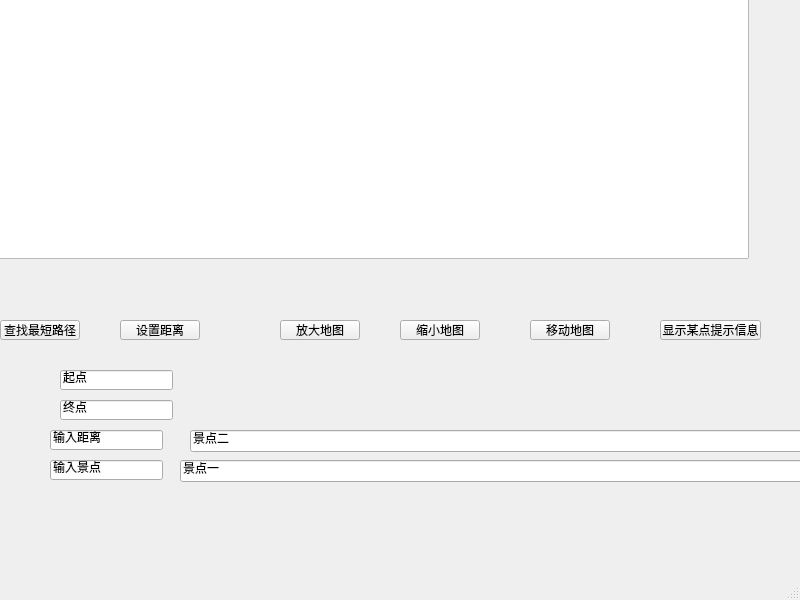
<?xml version="1.0" encoding="UTF-8"?>
<ui version="4.0">
 <class>MainWindow</class>
 <widget class="QMainWindow" name="MainWindow">
  <property name="geometry">
   <rect>
    <x>0</x>
    <y>0</y>
    <width>800</width>
    <height>600</height>
   </rect>
  </property>
  <property name="windowTitle">
   <string>MainWindow</string>
  </property>
  <widget class="QWidget" name="backgroundLabel">
   <widget class="QPushButton" name="findShortestPathButton">
    <property name="geometry">
     <rect>
      <x>0</x>
      <y>320</y>
      <width>80</width>
      <height>20</height>
     </rect>
    </property>
    <property name="text">
     <string>查找最短路径</string>
    </property>
   </widget>
   <widget class="QPushButton" name="setDistanceButton">
    <property name="geometry">
     <rect>
      <x>120</x>
      <y>320</y>
      <width>80</width>
      <height>20</height>
     </rect>
    </property>
    <property name="text">
     <string>设置距离</string>
    </property>
   </widget>
   <widget class="QPushButton" name="zoomInButton">
    <property name="geometry">
     <rect>
      <x>280</x>
      <y>320</y>
      <width>80</width>
      <height>20</height>
     </rect>
    </property>
    <property name="text">
     <string>放大地图</string>
    </property>
   </widget>
   <widget class="QPushButton" name="zoomOutButton">
    <property name="geometry">
     <rect>
      <x>400</x>
      <y>320</y>
      <width>80</width>
      <height>20</height>
     </rect>
    </property>
    <property name="text">
     <string>缩小地图</string>
    </property>
   </widget>
   <widget class="QPushButton" name="moveMapButton">
    <property name="geometry">
     <rect>
      <x>530</x>
      <y>320</y>
      <width>80</width>
      <height>20</height>
     </rect>
    </property>
    <property name="text">
     <string>移动地图</string>
    </property>
   </widget>
   <widget class="QPushButton" name="showPointInfoButton">
    <property name="geometry">
     <rect>
      <x>660</x>
      <y>320</y>
      <width>101</width>
      <height>20</height>
     </rect>
    </property>
    <property name="text">
     <string>显示某点提示信息</string>
    </property>
   </widget>
   <widget class="QLineEdit" name="startPointInput">
    <property name="geometry">
     <rect>
      <x>60</x>
      <y>370</y>
      <width>113</width>
      <height>20</height>
     </rect>
    </property>
    <property name="text">
     <string>起点</string>
    </property>
   </widget>
   <widget class="QLineEdit" name="endPointInput">
    <property name="geometry">
     <rect>
      <x>60</x>
      <y>400</y>
      <width>113</width>
      <height>20</height>
     </rect>
    </property>
    <property name="text">
     <string>终点</string>
    </property>
   </widget>
   <widget class="QLineEdit" name="distanceInput">
    <property name="geometry">
     <rect>
      <x>50</x>
      <y>430</y>
      <width>113</width>
      <height>20</height>
     </rect>
    </property>
    <property name="text">
     <string>输入距离</string>
    </property>
   </widget>
   <widget class="QLineEdit" name="point2Input_2">
    <property name="geometry">
     <rect>
      <x>50</x>
      <y>460</y>
      <width>113</width>
      <height>20</height>
     </rect>
    </property>
    <property name="text">
     <string>输入景点</string>
    </property>
   </widget>
   <widget class="QLineEdit" name="point2Input">
    <property name="geometry">
     <rect>
      <x>180</x>
      <y>460</y>
      <width>629</width>
      <height>22</height>
     </rect>
    </property>
    <property name="text">
     <string>景点一</string>
    </property>
   </widget>
   <widget class="QLineEdit" name="point1Input">
    <property name="geometry">
     <rect>
      <x>190</x>
      <y>430</y>
      <width>629</width>
      <height>22</height>
     </rect>
    </property>
    <property name="text">
     <string>景点二</string>
    </property>
   </widget>
   <widget class="MapWidget" name="mapWidget">
    <property name="geometry">
     <rect>
      <x>-12</x>
      <y>-2</y>
      <width>761</width>
      <height>261</height>
     </rect>
    </property>
   </widget>
  </widget>
  <widget class="QMenuBar" name="menubar">
   <property name="geometry">
    <rect>
     <x>0</x>
     <y>0</y>
     <width>800</width>
     <height>21</height>
    </rect>
   </property>
  </widget>
  <widget class="QStatusBar" name="statusbar"/>
 </widget>
 <customwidgets>
  <customwidget>
   <class>MapWidget</class>
   <extends>QGraphicsView</extends>
   <header location="global">mapwidget.h</header>
  </customwidget>
 </customwidgets>
 <resources/>
 <connections/>
</ui>
